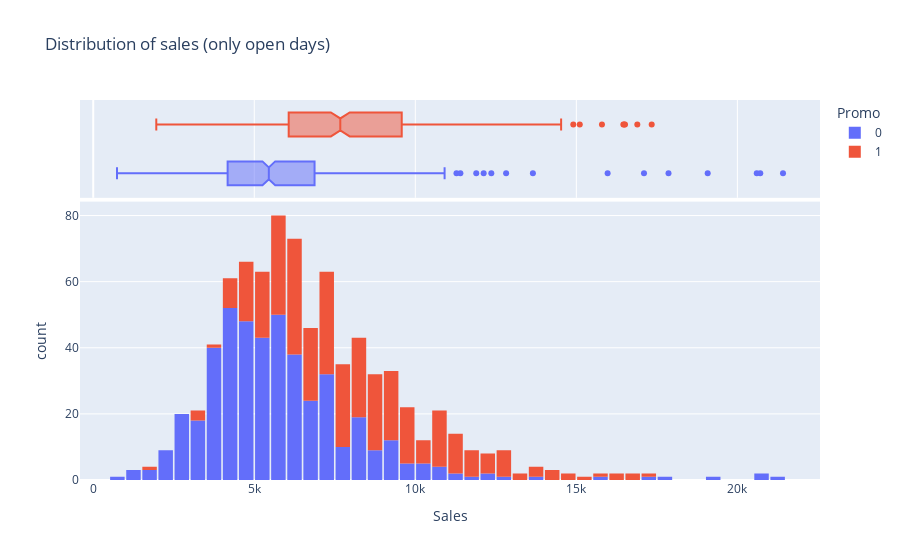

This figure's notebook cell:
### Code cell
fig = px.histogram(merged_sample_df[merged_sample_df.Open == 1], x='Sales',
                   marginal='box',
                   color='Promo',
                   title='Distribution of sales (only open days)')

fig.update_layout(bargap=0.1)
fig.show()

### Figure 1 — Plotly figure (JSON) as saved in the notebook; plotly's stock layout.template omitted (floating-point values rounded to 4 significant figures; data arrays with more than 128 entries replaced by an {"elided": "..."} marker saying what was removed)
{"data": [{"alignmentgroup": "True", "bingroup": "x", "hovertemplate": "Promo=0<br>Sales=%{x}<br>count=%{y}<extra></extra>", "legendgroup": "0", "marker": {"color": "#636efa", "pattern": {"shape": ""}}, "name": "0", "offsetgroup": "0", "orientation": "v", "showlegend": true, "type": "histogram", "x": {"elided": "459 int values"}, "xaxis": "x", "yaxis": "y"}, {"alignmentgroup": "True", "hovertemplate": "Promo=0<br>Sales=%{x}<extra></extra>", "legendgroup": "0", "marker": {"color": "#636efa"}, "name": "0", "notched": true, "offsetgroup": "0", "showlegend": false, "type": "box", "x": {"elided": "459 int values"}, "xaxis": "x2", "yaxis": "y2"}, {"alignmentgroup": "True", "bingroup": "x", "hovertemplate": "Promo=1<br>Sales=%{x}<br>count=%{y}<extra></extra>", "legendgroup": "1", "marker": {"color": "#EF553B", "pattern": {"shape": ""}}, "name": "1", "offsetgroup": "1", "orientation": "v", "showlegend": true, "type": "histogram", "x": {"elided": "355 int values"}, "xaxis": "x", "yaxis": "y"}, {"alignmentgroup": "True", "hovertemplate": "Promo=1<br>Sales=%{x}<extra></extra>", "legendgroup": "1", "marker": {"color": "#EF553B"}, "name": "1", "notched": true, "offsetgroup": "1", "showlegend": false, "type": "box", "x": {"elided": "355 int values"}, "xaxis": "x2", "yaxis": "y2"}], "layout": {"bargap": 0.1, "barmode": "relative", "legend": {"title": {"text": "Promo"}, "tracegroupgap": 0}, "title": {"text": "Distribution of sales (only open days)"}, "xaxis": {"anchor": "y", "domain": [0, 1], "title": {"text": "Sales"}}, "xaxis2": {"anchor": "y2", "domain": [0, 1], "matches": "x", "showgrid": true, "showticklabels": false}, "yaxis": {"anchor": "x", "domain": [0, 0.7326], "title": {"text": "count"}}, "yaxis2": {"anchor": "x2", "domain": [0.7426, 1], "matches": "y2", "showgrid": false, "showline": false, "showticklabels": false, "ticks": ""}}}
